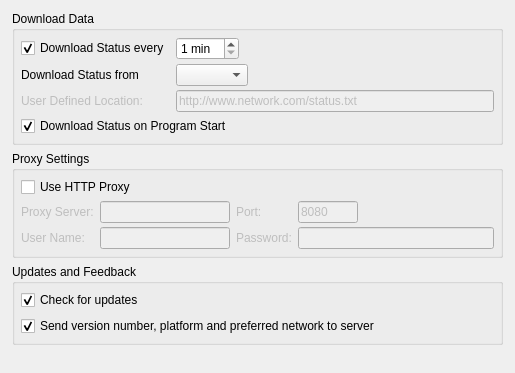
     <widget class="QWidget" name="downloadTab">
      <attribute name="title">
       <string>Network</string>
      </attribute>
      <layout class="QVBoxLayout">
       <property name="leftMargin">
        <number>12</number>
       </property>
       <property name="rightMargin">
        <number>12</number>
       </property>
       <property name="bottomMargin">
        <number>12</number>
       </property>
       <item>
        <widget class="QGroupBox" name="groupBoxDownload">
         <property name="title">
          <string>Download Data</string>
         </property>
         <layout class="QGridLayout">
          <property name="verticalSpacing">
           <number>4</number>
          </property>
          <property name="margin">
           <number>6</number>
          </property>
          <item row="0" column="1">
           <widget class="QSpinBox" name="spinBoxDownloadInterval">
            <property name="suffix">
             <string> min</string>
            </property>
            <property name="minimum">
             <number>1</number>
            </property>
           </widget>
          </item>
          <item row="1" column="0">
           <widget class="QLabel" name="label_2">
            <property name="text">
             <string>Download Status from</string>
            </property>
            <property name="buddy">
             <cstring>cbNetwork</cstring>
            </property>
           </widget>
          </item>
          <item row="1" column="1" colspan="2">
           <widget class="QComboBox" name="cbNetwork">
            <property name="currentIndex">
             <number>-1</number>
            </property>
           </widget>
          </item>
          <item row="2" column="0">
           <widget class="QLabel" name="lbluserDefinedLocation">
            <property name="enabled">
             <bool>false</bool>
            </property>
            <property name="text">
             <string>User Defined Location:</string>
            </property>
            <property name="buddy">
             <cstring>editUserDefinedLocation</cstring>
            </property>
           </widget>
          </item>
          <item row="2" column="1" colspan="3">
           <widget class="QLineEdit" name="editUserDefinedLocation">
            <property name="enabled">
             <bool>false</bool>
            </property>
            <property name="text">
             <string>http://www.network.com/status.txt</string>
            </property>
           </widget>
          </item>
          <item row="3" column="0" colspan="4">
           <widget class="QCheckBox" name="cbDownloadOnStartup">
            <property name="text">
             <string>Download Status on Program Start</string>
            </property>
            <property name="checked">
             <bool>true</bool>
            </property>
           </widget>
          </item>
          <item row="0" column="2" colspan="2">
           <spacer>
            <property name="orientation">
             <enum>Qt::Horizontal</enum>
            </property>
            <property name="sizeHint" stdset="0">
             <size>
              <width>40</width>
              <height>20</height>
             </size>
            </property>
           </spacer>
          </item>
          <item row="0" column="0">
           <widget class="QCheckBox" name="cbDownloadPeriodically">
            <property name="text">
             <string>Download Status every</string>
            </property>
            <property name="checked">
             <bool>true</bool>
            </property>
           </widget>
          </item>
          <item row="1" column="3">
           <spacer>
            <property name="orientation">
             <enum>Qt::Horizontal</enum>
            </property>
            <property name="sizeHint" stdset="0">
             <size>
              <width>40</width>
              <height>20</height>
             </size>
            </property>
           </spacer>
          </item>
         </layout>
        </widget>
       </item>
       <item>
        <widget class="QGroupBox" name="groupBoxProxy">
         <property name="title">
          <string>Proxy Settings</string>
         </property>
         <layout class="QGridLayout">
          <property name="verticalSpacing">
           <number>4</number>
          </property>
          <property name="margin">
           <number>6</number>
          </property>
          <item row="0" column="0" colspan="5">
           <widget class="QCheckBox" name="cbUseProxy">
            <property name="text">
             <string>Use HTTP Proxy</string>
            </property>
           </widget>
          </item>
          <item row="1" column="0">
           <widget class="QLabel" name="lblProxyServer">
            <property name="enabled">
             <bool>false</bool>
            </property>
            <property name="text">
             <string>Proxy Server:</string>
            </property>
            <property name="buddy">
             <cstring>editProxyServer</cstring>
            </property>
           </widget>
          </item>
          <item row="1" column="1">
           <widget class="QLineEdit" name="editProxyServer">
            <property name="enabled">
             <bool>false</bool>
            </property>
           </widget>
          </item>
          <item row="1" column="2">
           <widget class="QLabel" name="lblProxyPort">
            <property name="enabled">
             <bool>false</bool>
            </property>
            <property name="text">
             <string>Port:</string>
            </property>
            <property name="buddy">
             <cstring>editProxyPort</cstring>
            </property>
           </widget>
          </item>
          <item row="1" column="3">
           <widget class="QLineEdit" name="editProxyPort">
            <property name="enabled">
             <bool>false</bool>
            </property>
            <property name="maximumSize">
             <size>
              <width>60</width>
              <height>16777215</height>
             </size>
            </property>
            <property name="inputMask">
             <string>00000; </string>
            </property>
            <property name="text">
             <string>8080</string>
            </property>
           </widget>
          </item>
          <item row="2" column="0">
           <widget class="QLabel" name="lblProxyUser">
            <property name="enabled">
             <bool>false</bool>
            </property>
            <property name="text">
             <string>User Name:</string>
            </property>
            <property name="margin">
             <number>1</number>
            </property>
            <property name="buddy">
             <cstring>editProxyUser</cstring>
            </property>
           </widget>
          </item>
          <item row="2" column="1">
           <widget class="QLineEdit" name="editProxyUser">
            <property name="enabled">
             <bool>false</bool>
            </property>
           </widget>
          </item>
          <item row="2" column="2">
           <widget class="QLabel" name="lblProxyPassword">
            <property name="enabled">
             <bool>false</bool>
            </property>
            <property name="text">
             <string>Password:</string>
            </property>
            <property name="buddy">
             <cstring>editProxyPassword</cstring>
            </property>
           </widget>
          </item>
          <item row="2" column="3" colspan="2">
           <widget class="QLineEdit" name="editProxyPassword">
            <property name="enabled">
             <bool>false</bool>
            </property>
            <property name="echoMode">
             <enum>QLineEdit::Password</enum>
            </property>
           </widget>
          </item>
          <item row="1" column="4">
           <spacer>
            <property name="orientation">
             <enum>Qt::Horizontal</enum>
            </property>
            <property name="sizeHint" stdset="0">
             <size>
              <width>40</width>
              <height>20</height>
             </size>
            </property>
           </spacer>
          </item>
         </layout>
        </widget>
       </item>
       <item>
        <widget class="QGroupBox" name="groupBoxUpdates">
         <property name="title">
          <string>Updates and Feedback</string>
         </property>
         <layout class="QVBoxLayout">
          <property name="margin">
           <number>6</number>
          </property>
          <item>
           <widget class="QCheckBox" name="cbCheckForUpdates">
            <property name="enabled">
             <bool>true</bool>
            </property>
            <property name="text">
             <string>Check for updates</string>
            </property>
            <property name="checked">
             <bool>true</bool>
            </property>
           </widget>
          </item>
          <item>
           <widget class="QCheckBox" name="cbSendVersionInfo">
            <property name="enabled">
             <bool>true</bool>
            </property>
            <property name="text">
             <string>Send version number, platform and preferred network to server</string>
            </property>
            <property name="checked">
             <bool>true</bool>
            </property>
           </widget>
          </item>
         </layout>
        </widget>
       </item>
       <item>
        <spacer>
         <property name="orientation">
          <enum>Qt::Vertical</enum>
         </property>
         <property name="sizeHint" stdset="0">
          <size>
           <width>491</width>
           <height>16</height>
          </size>
         </property>
        </spacer>
       </item>
      </layout>
     </widget>
